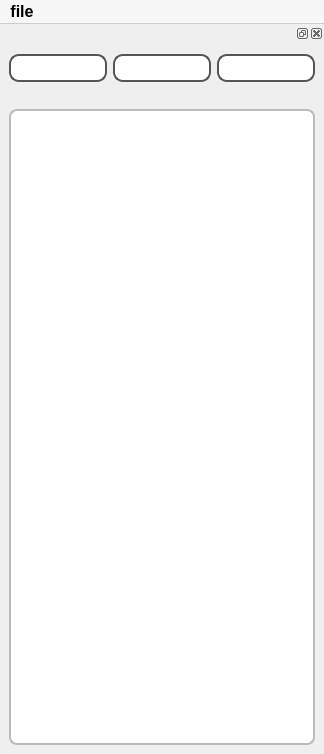
<?xml version="1.0" encoding="UTF-8"?>
<ui version="4.0">
 <class>MainWindow</class>
 <widget class="QMainWindow" name="MainWindow">
  <property name="geometry">
   <rect>
    <x>0</x>
    <y>0</y>
    <width>324</width>
    <height>754</height>
   </rect>
  </property>
  <property name="windowTitle">
   <string>MainWindow</string>
  </property>
  <property name="styleSheet">
   <string notr="true">/* Buttons */
QPushButton {
    background-color: #ffffff;
    border: 2px solid #555;
    border-radius: 10px;
    padding: 4px;
    min-width: 20px;
    min-height: 10px;
    font-size: 14px;
}

QPushButton:hover {
    background-color: #e6e6e6;
    border: 2px solid #007acc;
}

QPushButton:pressed {
    background-color: #d0d0d0;
    border: 2px solid #005999;
}

QPushButton:disabled {
    background-color: #cccccc;
    color: #888888;
}

/* Toolbar / Menu if used */
QMenuBar {
    background-color: #f7f7f7;
    border-bottom: 1px solid #ccc;
    font: bold 16px;
}

QMenuBar::item:selected {
    background-color: #e0e0e0;
}

QMenu {
    background-color: #ffffff;
    border: 1px solid #ccc;
}

QMenu::item:selected {
    background-color: #007acc;
    color: white;
}
</string>
  </property>
  <widget class="QWidget" name="centralwidget">
   <layout class="QVBoxLayout" name="verticalLayout">
    <item>
     <widget class="QListWidget" name="listWidget">
      <property name="styleSheet">
       <string notr="true">/* QListWidget Styling */
QListWidget {
    background-color: #ffffff;
    border: 2px solid #bbb;
    border-radius: 8px;
    padding: 4px;
    font-size: 14px;
    color: #333;
    outline: none;
}

/* Items inside the list */
QListWidget::item {
    padding: 6px 10px;
    border: none;
}

/* Hover effect */
QListWidget::item:hover {
    background-color: #e6f0ff;
    color: #000;
}

/* Selected item */
QListWidget::item:selected {
    background-color: #007acc;
    color: white;
    border-radius: 5px;
}

/* Focus indicator */
QListWidget:focus {
    border: 2px solid #007acc;
}
</string>
      </property>
      <property name="dragDropMode">
       <enum>QAbstractItemView::InternalMove</enum>
      </property>
     </widget>
    </item>
   </layout>
  </widget>
  <widget class="QMenuBar" name="menubar">
   <property name="geometry">
    <rect>
     <x>0</x>
     <y>0</y>
     <width>324</width>
     <height>25</height>
    </rect>
   </property>
   <widget class="QMenu" name="menufile">
    <property name="title">
     <string>file</string>
    </property>
    <addaction name="actionnew"/>
    <addaction name="actionopen"/>
    <addaction name="actionsave"/>
    <addaction name="actionexit"/>
   </widget>
   <addaction name="menufile"/>
  </widget>
  <widget class="QDockWidget" name="dockWidget_2">
   <property name="minimumSize">
    <size>
     <width>126</width>
     <height>70</height>
    </size>
   </property>
   <property name="maximumSize">
    <size>
     <width>524287</width>
     <height>70</height>
    </size>
   </property>
   <attribute name="dockWidgetArea">
    <number>4</number>
   </attribute>
   <widget class="QWidget" name="dockWidgetContents_2">
    <layout class="QHBoxLayout" name="horizontalLayout">
     <item>
      <widget class="QPushButton" name="pushButton">
       <property name="text">
        <string/>
       </property>
       <property name="icon">
        <iconset resource="res.qrc">
         <normaloff>:/imgs/imgs/play.png</normaloff>:/imgs/imgs/play.png</iconset>
       </property>
       <property name="iconSize">
        <size>
         <width>20</width>
         <height>20</height>
        </size>
       </property>
      </widget>
     </item>
     <item>
      <widget class="QPushButton" name="pushButton_2">
       <property name="text">
        <string/>
       </property>
       <property name="icon">
        <iconset resource="res.qrc">
         <normaloff>:/imgs/imgs/step.png</normaloff>:/imgs/imgs/step.png</iconset>
       </property>
       <property name="iconSize">
        <size>
         <width>20</width>
         <height>20</height>
        </size>
       </property>
      </widget>
     </item>
     <item>
      <widget class="QPushButton" name="pushButton_3">
       <property name="text">
        <string/>
       </property>
       <property name="icon">
        <iconset resource="res.qrc">
         <normaloff>:/imgs/imgs/refresh.png</normaloff>:/imgs/imgs/refresh.png</iconset>
       </property>
       <property name="iconSize">
        <size>
         <width>20</width>
         <height>20</height>
        </size>
       </property>
      </widget>
     </item>
    </layout>
   </widget>
  </widget>
  <action name="actionnew">
   <property name="text">
    <string>new</string>
   </property>
  </action>
  <action name="actionopen">
   <property name="text">
    <string>open</string>
   </property>
  </action>
  <action name="actionsave">
   <property name="text">
    <string>save</string>
   </property>
  </action>
  <action name="actionexit">
   <property name="text">
    <string>exit</string>
   </property>
  </action>
 </widget>
 <resources>
  <include location="res.qrc"/>
 </resources>
 <connections/>
</ui>
